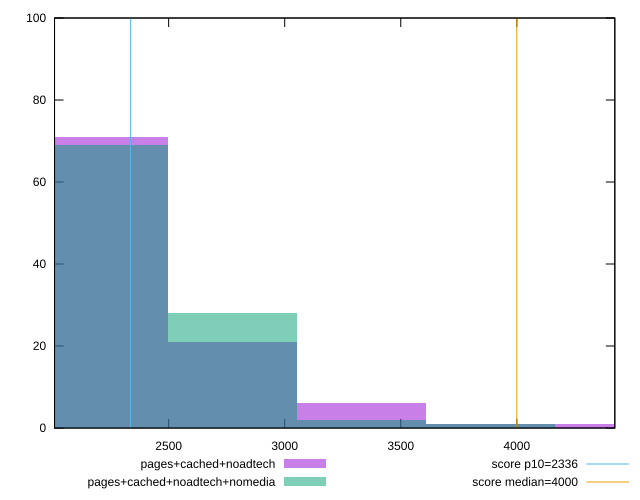

Recreate this plot in gnuplot.
reset

$pagesCachedNoadtech <<EOF
3330.694251183366 6
2220.4628341222437 71
2775.5785426528046 21
4440.9256682444875 1
3885.8099597139267 1
EOF

$pagesCachedNoadtechNomedia <<EOF
2775.5785426528046 28
2220.4628341222437 69
3330.694251183366 2
3885.8099597139267 1
EOF

set key outside below
set boxwidth 555.1157085305609
set xrange [2008.3200000000002:4422.305]
set yrange [0:100]
set trange [0:100]
set style fill transparent solid 0.5 noborder

set parametric
set terminal svg size 640, 500 enhanced background rgb 'white'
set output "report_00015_2021-02-09T16-11-33.973Z/first-meaningful-paint/comparison/histogram/2_vs_3.svg"

plot $pagesCachedNoadtech title "pages+cached+noadtech" with boxes, \
     $pagesCachedNoadtechNomedia title "pages+cached+noadtech+nomedia" with boxes, \
     2336,t title "score p10=2336", \
     4000,t title "score median=4000"

reset
